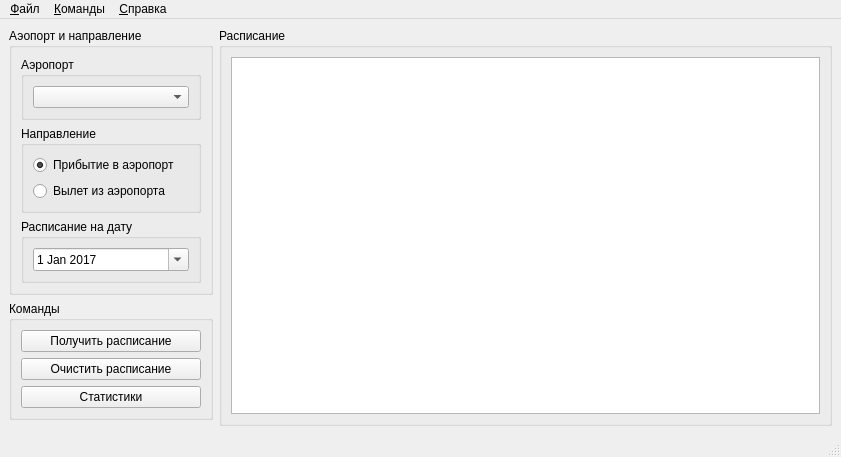
<?xml version="1.0" encoding="UTF-8"?>
<ui version="4.0">
 <class>MainWindow</class>
 <widget class="QMainWindow" name="MainWindow">
  <property name="geometry">
   <rect>
    <x>0</x>
    <y>0</y>
    <width>841</width>
    <height>457</height>
   </rect>
  </property>
  <property name="windowTitle">
   <string>Инспектор аэропортов</string>
  </property>
  <property name="windowIcon">
   <iconset resource="resource.qrc">
    <normaloff>:/aeroport.ico</normaloff>:/aeroport.ico</iconset>
  </property>
  <property name="iconSize">
   <size>
    <width>24</width>
    <height>24</height>
   </size>
  </property>
  <widget class="QWidget" name="centralwidget">
   <layout class="QVBoxLayout" name="verticalLayout_5">
    <item>
     <layout class="QGridLayout" name="gridLayout" rowstretch="50,50,0" columnstretch="25,75">
      <item row="0" column="0">
       <widget class="QGroupBox" name="grb_aero_direction">
        <property name="title">
         <string>Аэопорт и направление</string>
        </property>
        <layout class="QVBoxLayout" name="verticalLayout_4">
         <item>
          <widget class="QGroupBox" name="grb_aeroport">
           <property name="sizePolicy">
            <sizepolicy hsizetype="Preferred" vsizetype="Preferred">
             <horstretch>0</horstretch>
             <verstretch>0</verstretch>
            </sizepolicy>
           </property>
           <property name="title">
            <string>Аэропорт</string>
           </property>
           <layout class="QVBoxLayout" name="verticalLayout_6">
            <item>
             <widget class="QComboBox" name="cmb_aerolist"/>
            </item>
           </layout>
          </widget>
         </item>
         <item>
          <widget class="QGroupBox" name="grb_direction">
           <property name="title">
            <string>Направление</string>
           </property>
           <layout class="QVBoxLayout" name="verticalLayout_2">
            <item>
             <widget class="QRadioButton" name="rb_arrival">
              <property name="text">
               <string>Прибытие в аэропорт</string>
              </property>
              <property name="checked">
               <bool>true</bool>
              </property>
             </widget>
            </item>
            <item>
             <widget class="QRadioButton" name="rb_departure">
              <property name="text">
               <string>Вылет из аэропорта</string>
              </property>
              <property name="checked">
               <bool>false</bool>
              </property>
             </widget>
            </item>
           </layout>
          </widget>
         </item>
         <item>
          <widget class="QGroupBox" name="grb_date">
           <property name="title">
            <string>Расписание на дату</string>
           </property>
           <layout class="QVBoxLayout" name="verticalLayout_3">
            <item>
             <widget class="QDateEdit" name="dte_date">
              <property name="keyboardTracking">
               <bool>false</bool>
              </property>
              <property name="dateTime">
               <datetime>
                <hour>0</hour>
                <minute>0</minute>
                <second>0</second>
                <year>2017</year>
                <month>1</month>
                <day>1</day>
               </datetime>
              </property>
              <property name="time">
               <time>
                <hour>0</hour>
                <minute>0</minute>
                <second>0</second>
               </time>
              </property>
              <property name="maximumDateTime">
               <datetime>
                <hour>23</hour>
                <minute>59</minute>
                <second>59</second>
                <year>2017</year>
                <month>9</month>
                <day>14</day>
               </datetime>
              </property>
              <property name="minimumDateTime">
               <datetime>
                <hour>3</hour>
                <minute>0</minute>
                <second>0</second>
                <year>2016</year>
                <month>8</month>
                <day>15</day>
               </datetime>
              </property>
              <property name="maximumDate">
               <date>
                <year>2017</year>
                <month>9</month>
                <day>14</day>
               </date>
              </property>
              <property name="minimumDate">
               <date>
                <year>2016</year>
                <month>8</month>
                <day>15</day>
               </date>
              </property>
              <property name="maximumTime">
               <time>
                <hour>23</hour>
                <minute>59</minute>
                <second>59</second>
               </time>
              </property>
              <property name="calendarPopup">
               <bool>true</bool>
              </property>
              <property name="timeSpec">
               <enum>Qt::TimeSpec::UTC</enum>
              </property>
              <property name="date">
               <date>
                <year>2017</year>
                <month>1</month>
                <day>1</day>
               </date>
              </property>
             </widget>
            </item>
           </layout>
          </widget>
         </item>
        </layout>
       </widget>
      </item>
      <item row="0" column="1" rowspan="3">
       <widget class="QGroupBox" name="grb_schedule">
        <property name="title">
         <string>Расписание</string>
        </property>
        <layout class="QVBoxLayout" name="verticalLayout_7">
         <item>
          <widget class="QTableView" name="tbv_shedule">
           <property name="sizePolicy">
            <sizepolicy hsizetype="Expanding" vsizetype="Expanding">
             <horstretch>0</horstretch>
             <verstretch>0</verstretch>
            </sizepolicy>
           </property>
          </widget>
         </item>
        </layout>
       </widget>
      </item>
      <item row="1" column="0">
       <widget class="QGroupBox" name="grb_actions">
        <property name="title">
         <string>Команды</string>
        </property>
        <layout class="QVBoxLayout" name="verticalLayout">
         <item>
          <widget class="QPushButton" name="pb_get_schedule">
           <property name="text">
            <string>Получить расписание</string>
           </property>
          </widget>
         </item>
         <item>
          <widget class="QPushButton" name="pb_clear_schedule">
           <property name="text">
            <string>Очистить расписание</string>
           </property>
          </widget>
         </item>
         <item>
          <widget class="QPushButton" name="pb_statistics">
           <property name="text">
            <string>Статистики</string>
           </property>
          </widget>
         </item>
         <item>
          <spacer name="verticalSpacer">
           <property name="orientation">
            <enum>Qt::Orientation::Vertical</enum>
           </property>
           <property name="sizeHint" stdset="0">
            <size>
             <width>20</width>
             <height>40</height>
            </size>
           </property>
          </spacer>
         </item>
        </layout>
       </widget>
      </item>
     </layout>
    </item>
   </layout>
  </widget>
  <widget class="QMenuBar" name="menubar">
   <property name="geometry">
    <rect>
     <x>0</x>
     <y>0</y>
     <width>841</width>
     <height>22</height>
    </rect>
   </property>
   <widget class="QMenu" name="mnu_file">
    <property name="title">
     <string>&amp;Файл</string>
    </property>
    <addaction name="mnu_connect"/>
    <addaction name="mnu_disconnect"/>
    <addaction name="separator"/>
    <addaction name="mnu_settings"/>
    <addaction name="separator"/>
    <addaction name="mnu_exit"/>
   </widget>
   <widget class="QMenu" name="mnu_help">
    <property name="title">
     <string>&amp;Справка</string>
    </property>
    <addaction name="mnu_about"/>
   </widget>
   <widget class="QMenu" name="mnu_commands">
    <property name="title">
     <string>&amp;Команды</string>
    </property>
    <addaction name="mnu_get_schedule"/>
    <addaction name="mnu_clear_schedule"/>
    <addaction name="mnu_statistics"/>
   </widget>
   <addaction name="mnu_file"/>
   <addaction name="mnu_commands"/>
   <addaction name="mnu_help"/>
  </widget>
  <widget class="QStatusBar" name="statusbar"/>
  <action name="mnu_connect">
   <property name="text">
    <string>&amp;Подключиться к базе</string>
   </property>
  </action>
  <action name="mnu_disconnect">
   <property name="text">
    <string>&amp;Отключиться от базы</string>
   </property>
  </action>
  <action name="mnu_settings">
   <property name="text">
    <string>&amp;Настройка подключения</string>
   </property>
  </action>
  <action name="mnu_exit">
   <property name="text">
    <string>Вы&amp;ход</string>
   </property>
  </action>
  <action name="mnu_about">
   <property name="text">
    <string>&amp;О программе</string>
   </property>
  </action>
  <action name="mnu_get_schedule">
   <property name="text">
    <string>&amp;Получить расписание</string>
   </property>
  </action>
  <action name="mnu_clear_schedule">
   <property name="text">
    <string>&amp;Очисить расписание</string>
   </property>
  </action>
  <action name="mnu_statistics">
   <property name="text">
    <string>&amp;Статистики</string>
   </property>
  </action>
 </widget>
 <resources>
  <include location="resource.qrc"/>
 </resources>
 <connections>
  <connection>
   <sender>mnu_exit</sender>
   <signal>triggered()</signal>
   <receiver>MainWindow</receiver>
   <slot>close()</slot>
   <hints>
    <hint type="sourcelabel">
     <x>-1</x>
     <y>-1</y>
    </hint>
    <hint type="destinationlabel">
     <x>420</x>
     <y>228</y>
    </hint>
   </hints>
  </connection>
 </connections>
</ui>
